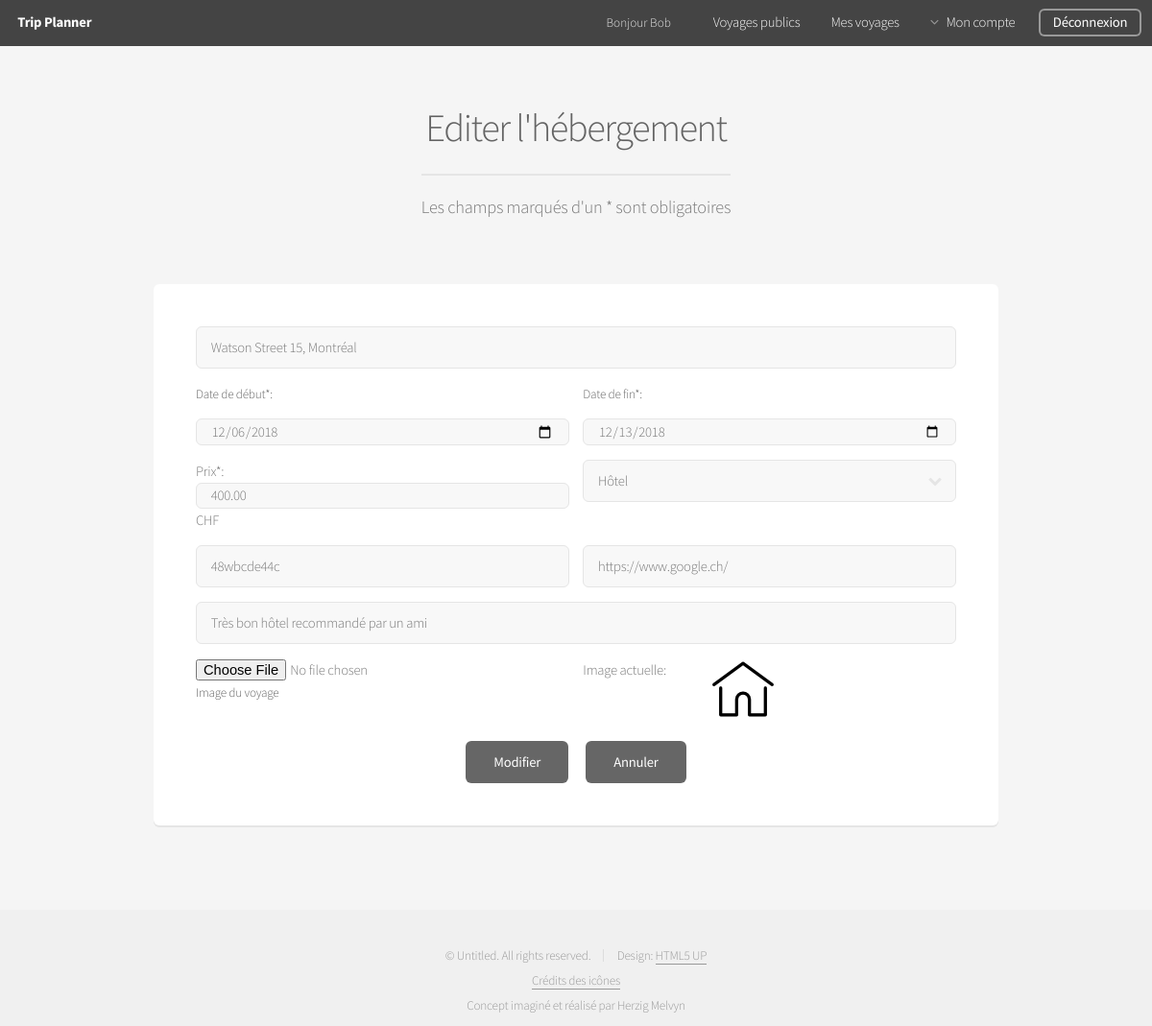
The app's page /index.php?action=change_Lodging&id=1 (signed in) with its own data.
### tables this page shows
CREATE TABLE IF NOT EXISTS `Lodging`(
    `idLodging` INT UNSIGNED NOT NULL AUTO_INCREMENT,
    `fkLodging_Type` TINYINT UNSIGNED NOT NULL,
    `fkTrip` INT UNSIGNED NOT NULL,
    `Address` VARCHAR(45) NOT NULL,
    `Day_Start` DATE NOT NULL,
    `Day_End` DATE NOT NULL,
    `Price` FLOAT(10,2) NOT NULL DEFAULT 0,
    `Code` VARCHAR(45) NULL,
    `Link` VARCHAR(255) NULL,
    `Note` VARCHAR(280) NULL,
    `Image` TINYINT(1) NOT NULL DEFAULT 0,
    PRIMARY KEY (`idLodging`),
    INDEX `fk_Lodging_Trip_Id` (`fkTrip` ASC),
    CONSTRAINT `fk_Lodging_Lodging_Type`
    FOREIGN KEY (`fkLodging_Type`)
    REFERENCES `Lodging_Type` (`idLodging_Type`)
    ON DELETE NO ACTION
    ON UPDATE NO ACTION,
    CONSTRAINT `fk_Lodging_Trip`
    FOREIGN KEY (`fkTrip`)
    REFERENCES `Trip` (`idTrip`)
    ON DELETE CASCADE
    ON UPDATE CASCADE
);

### www/model/model_Lodging.php (called while the page is built, shortened)
<?php
function get_Lodging_Type()
{
    $connection = connect();
    $connection->setAttribute(PDO::ATTR_ERRMODE, PDO::ERRMODE_EXCEPTION);
    $req = $connection->prepare("SELECT * FROM Lodging_Type ORDER BY Type");
    $req->execute();
    $lodging_Types = $req->fetchAll(PDO::FETCH_ASSOC);
    return $lodging_Types;
}
function get_Lodging($m_Id_User, $m_Id_Lodging)
{
    $connection = connect();
    $connection->setAttribute(PDO::ATTR_ERRMODE, PDO::ERRMODE_EXCEPTION);
    $req = $connection->prepare("SELECT Lodging.* FROM Lodging INNER JOIN Trip ON Lodging.fkTrip = Trip.idTrip WHERE Trip.fkUser_Organizer = ? AND Lodging.idLodging = ?");
    $req->bindParam(1,$m_Id_User,PDO::PARAM_INT);
    $req->bindParam(2,$m_Id_Lodging,PDO::PARAM_INT);
    $req->execute();
    $id = $req->fetch(PDO::FETCH_ASSOC);
    return $id;
}

### www/view/view_Change_Lodging.php (the view, shortened to what this page needs)
<header>
	<h2>Editer l'hébergement</h2>
	<p>Les champs marqués d'un * sont obligatoires</p>
</header>
<div class="row">
    <div class="12u">
        <section class="box">
			<form method="post" action="index.php?action=change_Lodging&id=<?php echo $_GET['id'];?>" enctype="multipart/form-data">
				<div class="row uniform 50%">
					<div class="12u 12u(mobilep)">
						<input type="text" name="address" value="<?php echo htmlspecialchars($lodging['Address']);?>" placeholder="Adresse*" maxlength="45" required/>
					</div>
				</div>
                <div class="row uniform 50%">
					<div class="6u 12u(mobilep)">
						<label for="date_Start">Date de début*:</label>
						<input type="date" id="start" name="date_Start" value="<?php echo $lodging['Day_Start'];?>" onchange="set_Min_Date()" min="2018-01-01" required/>
					</div>
					<div class="6u 12u(mobilep)">
						<label for="date_End">Date de fin*:</label>
						<input type="date" id="end"  name="date_End" value="<?php echo $lodging['Day_End'];?>" onchange="set_Min_Date()" required/>
					</div>
				</div>
                <div class="row uniform 50%">
                    <div class="6u 12u(mobilep)">
                        <div>Prix*:</div>
						<input type="number" id="price" onchange="two_Decimal()" name="price" value="<?php echo $lodging['Price'];?>" min="0" step="0.01" required/>
                        <span>CHF</span>
                    </div>
                    <div class="6u">
						<div class="select-wrapper">
							<select name="type">
								<?php
                                    foreach($lodging_Types as $lodging_Type)
                                    {
                                        if($lodging_Type['idLodging_Type'] == $lodging[fkLodging_Type])
                                        {
                                            echo "<option value='".$lodging_Type['idLodging_Type']."'>".$lodging_Type['Type']."</option>";
                                        }
                                    }
                                ?>
				            </select>
				        </div>
				    </div>
                </div>
				<div class="row uniform 50%">
					<div class="6u 12u(mobilep)">
						<input type="text" name="code" value="<?php echo htmlspecialchars($lodging['Code']);?>" placeholder="Code de résertvation*" maxlength="45"/>
					</div>
					<div class="6u 12u(mobilep)">
						<input type="text" name="link" value="<?php echo htmlspecialchars($lodging['Link']);?>" placeholder="Lien*" maxlength="255"/>
					</div>
				</div>
                <div class="row uniform 50%">
                    <div class="12u 12u(mobilep)">
						<input type="text" name="note" placeholder="Remarque*" value="<?php echo htmlspecialchars($lodging['Note']);?>" maxlength="280"/>
                    </div>
                </div>
				<div class="row uniform 50%">
					<div class="6u 12u(mobilep)">
						<input type="file" name="image"/>
						<label for="image">Image du voyage</label>
					</div>
                    <div class="2u 12u(mobilep)">
				        <span>Image actuelle:</span>
					</div>
                    <div class="3u 12u(mobilep)">
				        <?php
                            if($lodging['Image'] == true)
                            {
                                 echo "<td><a class='no_Border' href='images/user".$_SESSION["id"]."/".$lodging['fkTrip']."/Lodging/".$lodging['idLodging'].".jpg'><img class='thumbnail' src='images/user".$_SESSION["id"]."/".$lodging['fkTrip']."/Lodging/".$lodging['idLodging'].".jpg'></a></td>";
                            }
                                 else
                            {
                                 echo '<td><img class="thumbnail" src="images/default_Lodging.png"></td>';
                            }
                        ?>
					</div>
				</div>
				<div class="row uniform 50%">
					<div class="12u" align="center">
						<ul class="actions">
					        <li><input type="submit" value="Modifier" /></li>
                            <li><a class="button" href="<?php echo "index.php?action=see_Trip&id=".$lodging['fkTrip']?>/#lodging">Annuler</a></li>
						</ul>
					</div>
				</div>
			</form>
		</section>
	</div>
</div>
<?php
require "view/template.php";

### www/assets/css/additional.css (style rules this page uses)
.thumbnail { height: 64px; width: 64px; }

### records on screen
lodging: address "Watson Street 15, Montréal", date_Start "12/06/2018", date_End "12/13/2018", price "400.00", code "48wbcde44c", link "https://www.google.ch/", note "Très bon hôtel recommandé par un ami"

### other values on screen
$_SESSION['nickname'] "Bob"
form field type "Hôtel"
